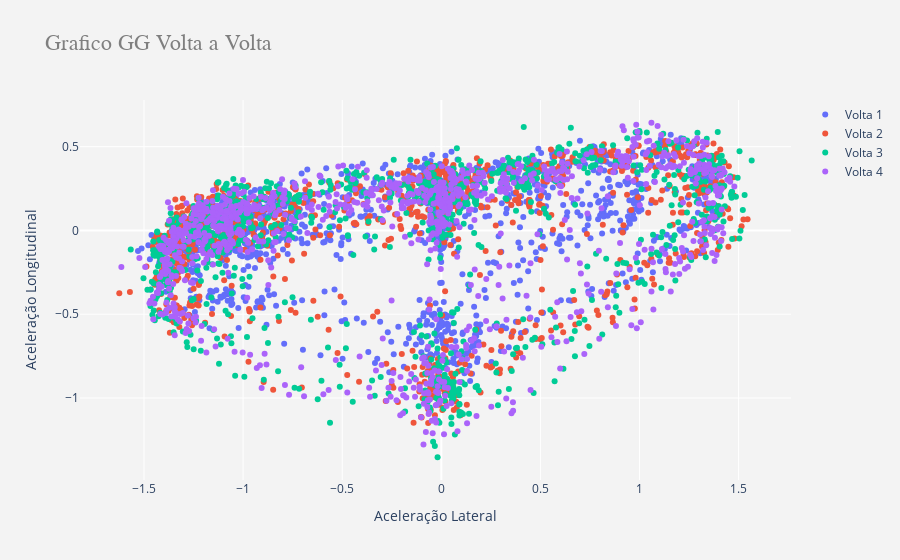

Notebook code for this chart:
### Code cell
# Gerando gráficos para casas que tem 1 quarto
trace1 = go.Scatter(x = JaguarLap1['LatAcc'], y = JaguarLap1['LongAcc']*-1, name = 'Volta 1', mode = 'markers')
# Gráfico de caixa para casas com 2 quartos
trace2 = go.Scatter(x = JaguarLap2['LatAcc'], y = JaguarLap2['LongAcc']*-1, name = 'Volta 2', mode = 'markers')
# Gráfico de caixa para casas com 3 quartos
trace3 = go.Scatter(x = JaguarLap3['LatAcc'], y = JaguarLap3['LongAcc']*-1, name = 'Volta 3', mode = 'markers')
# Gráfico para casas de quatro quartos
trace4 = go.Scatter(x = JaguarLap4['LatAcc'], y = JaguarLap4['LongAcc']*-1, name = 'Volta 4', mode = 'markers')

data = [trace1, trace2, trace3, trace4]
layout = go.Layout(title = 'Grafico GG Volta a Volta',
                   titlefont = {'family': 'Arial',
                                'size': 22,
                                'color': '#7f7f7f'},
                   xaxis = {'title': 'Aceleração Lateral'},
                   yaxis = {'title': 'Aceleração Longitudinal'},
                   paper_bgcolor = 'rgb(243, 243, 243)',
                   plot_bgcolor = 'rgb(243, 243, 243)')
fig = go.Figure(data=data, layout=layout)
py.iplot(fig)

### Figure 1 — Plotly figure (JSON) as saved in the notebook; plotly's stock layout.template omitted (floating-point values rounded to 4 significant figures; data arrays with more than 128 entries replaced by an {"elided": "..."} marker saying what was removed)
{"data": [{"mode": "markers", "name": "Volta 1", "type": "scatter", "x": {"elided": "1364 float values"}, "y": {"elided": "1364 float values"}}, {"mode": "markers", "name": "Volta 2", "type": "scatter", "x": {"elided": "1030 float values"}, "y": {"elided": "1030 float values"}}, {"mode": "markers", "name": "Volta 3", "type": "scatter", "x": {"elided": "1036 float values"}, "y": {"elided": "1036 float values"}}, {"mode": "markers", "name": "Volta 4", "type": "scatter", "x": {"elided": "1028 float values"}, "y": {"elided": "1028 float values"}}], "layout": {"paper_bgcolor": "rgb(243, 243, 243)", "plot_bgcolor": "rgb(243, 243, 243)", "title": {"font": {"color": "#7f7f7f", "family": "Arial", "size": 22}, "text": "Grafico GG Volta a Volta"}, "xaxis": {"title": {"text": "Aceleração Lateral"}}, "yaxis": {"title": {"text": "Aceleração Longitudinal"}}}}
